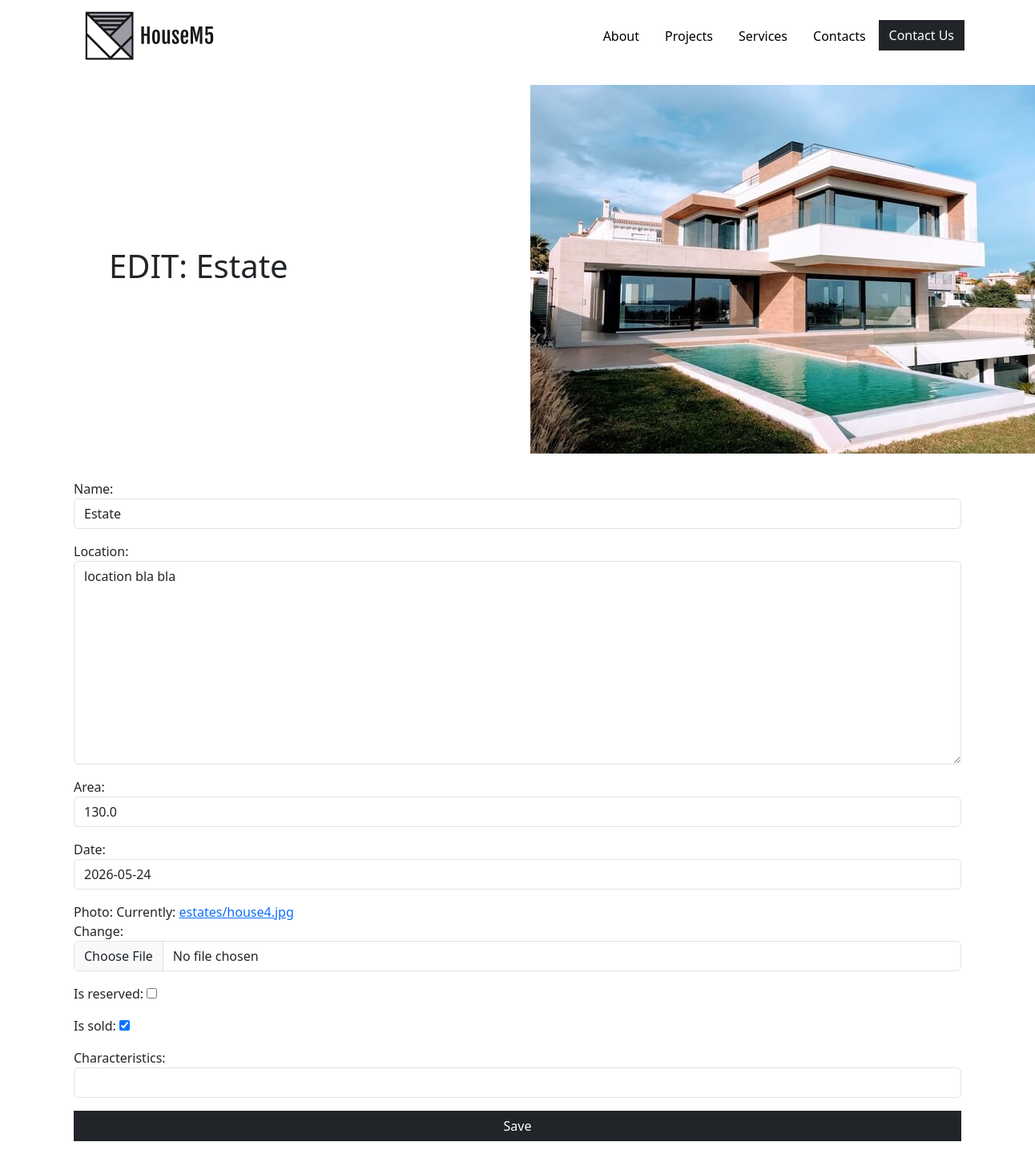
The page /edit/9/ on the database its author committed.
### estates_app/models.py (models this page shows, shortened)
class Estate(models.Model):
    name = models.CharField(max_length=200)
    location = models.TextField()
    area = models.FloatField()
    date = models.DateField()
    photo = models.ImageField(upload_to='estates')
    is_reserved = models.BooleanField(default=False)
    is_sold = models.BooleanField(default=False)
    characteristics = models.CharField(max_length=200, null=True, blank=True)

### estates_app/views.py (the view)
# urls.py: path('edit/<id>/', estates_views.edit, name='edit')
def edit(request, id):
    estate = Estate.objects.filter(id=id).first()
    if request.method == "POST":
        form = EstateForm(request.POST, request.FILES, instance=estate)
        if form.is_valid():
            form.save()
            return redirect('index')
    else:
        form = EstateForm(instance=estate)
    context = {"estate": estate, "form": form}
    return render(request, 'edit.html', context)

### estates_app/forms.py
class EstateForm(forms.ModelForm):
    class Meta:
        model = Estate
        fields = '__all__'
    def __init__(self, *args, **kwargs):
        super(EstateForm, self).__init__(*args, **kwargs)
        for field_name, field in list(self.fields.items()):
            if not isinstance(field, forms.BooleanField):
                field.widget.attrs['class'] = 'form-control'

### templates/edit.html (shortened to what this page needs)
{% load static %}
<!DOCTYPE html>
<html lang="en">
<link rel="stylesheet" href="{% static 'bootstrap.css' %}">
<head>
</head>
<body>
<div class="container d-flex justify-content-between">
    <div>
        <img src="{% static 'logo.png' %}">
    </div>
    <div class="align-self-center">
        <ul class="nav justify-content-end">
            <li class="nav-item">
                <a class="nav-link text-black" href="#">About</a>
            </li>
            <li class="nav-item">
                <a class="nav-link text-black" href="#">Projects</a>
            </li>
            <li class="nav-item">
                <a class="nav-link text-black" href="#">Services</a>
            </li>
            <li class="nav-item">
                <a class="nav-link text-black" href="#">Contacts</a>
            </li>
            <li class="nav-item">
                <a class="btn btn-dark rounded-0" href="#">Contact Us</a>
            </li>
        </ul>
    </div>
</div>
<div class="container d-flex justify-content-between">
    <h1 class="col-6 align-self-center ps-5">EDIT: {{ estate.name }}</h1>
    <div class="col-6">
        <img class="p-3" src="{{ estate.photo.url }}">
    </div>
</div>
<div class="container p-3">
    <form method="post" enctype="multipart/form-data">
        {{ form.as_p }}
        <button type="submit" class="btn btn-dark container rounded-0" href="{% url 'index' %}">Save</button>
    </form>
</div>
</body>

### rows shown on the page
Estate: name "Estate", photo (picture), location "location bla bla", area "130.0", date "2026-05-24", is_sold "☑"
